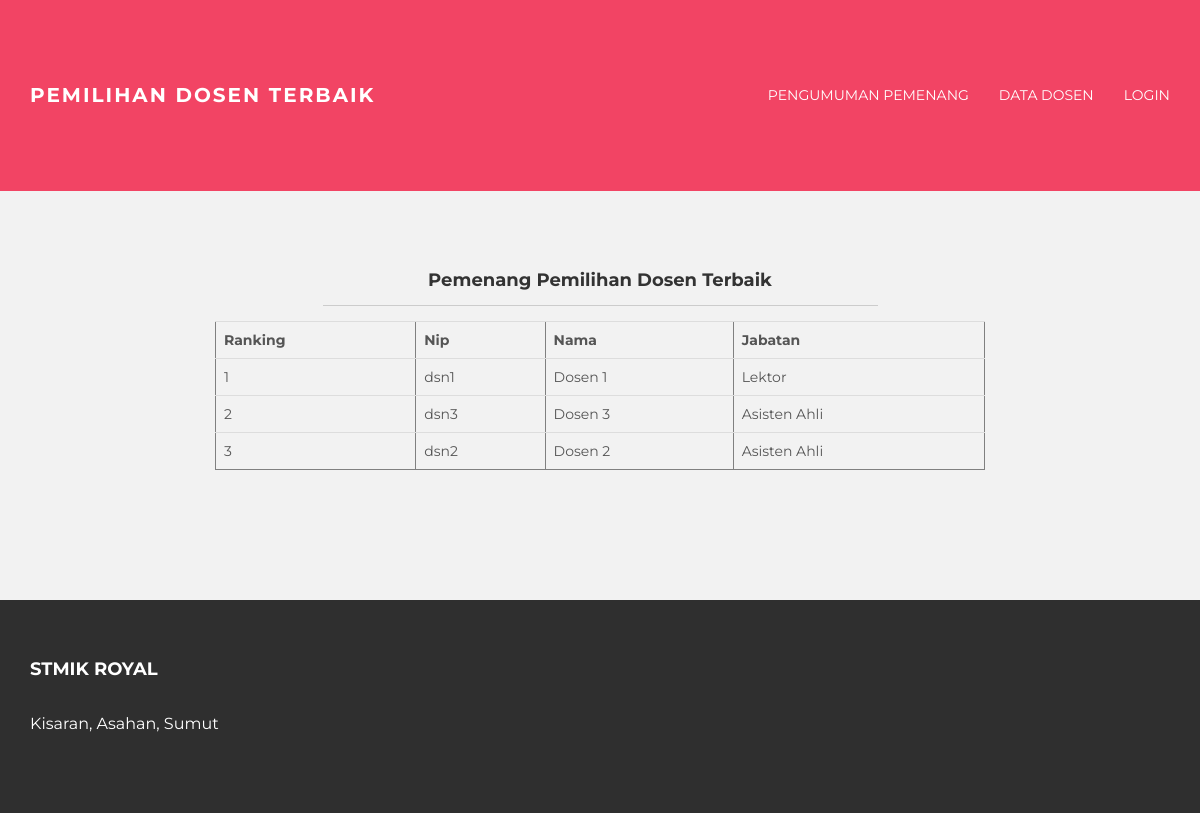
Screenshot of /?ap=pengumuman with the database file from the repository.
### tables this page shows
CREATE TABLE IF NOT EXISTS `dosen_peserta` (
  `id_dosen` int(11) NOT NULL AUTO_INCREMENT,
  `nip` varchar(10) NOT NULL,
  `nama` varchar(30) NOT NULL,
  `alamat` varchar(100) NOT NULL,
  `pendidikan` varchar(20) NOT NULL,
  `jabatan` varchar(20) NOT NULL,
  `c1` double NOT NULL DEFAULT 1,
  `c2` double NOT NULL DEFAULT 1,
  `c3` double NOT NULL DEFAULT 1,
  `c4` double NOT NULL DEFAULT 1,
  `c5` double NOT NULL DEFAULT 1,
  `c6` double NOT NULL DEFAULT 1,
  `c7` double NOT NULL DEFAULT 1,
  `c8` double NOT NULL DEFAULT 1,
  `c9` double NOT NULL DEFAULT 1,
  `c10` double NOT NULL DEFAULT 1,
  `vektor_s` double NOT NULL DEFAULT 0,
  `vektor_v` double NOT NULL DEFAULT 0,
  PRIMARY KEY (`id_dosen`)
);

### konten/pemenang.php (the view)
<div id="ww">
    <div class="container">
        <div class="row">
            <div class="col-lg-6 col-lg-offset-3 centered">
                <h4>Pemenang Pemilihan Dosen Terbaik</h4>
                <hr>
            </div>
            <div class="row mt">
                <div class="col-lg-8 col-lg-offset-2">
                    <table class="table" border='1'>
                        <tr>
                            <th>Ranking</th>
                            <th>Nip </th>
                            <th>Nama </th>
                            <th>Jabatan </th>
                        </tr>
                        <?php
                            include "koneksi.php";
                            $koneksi = mysqli_connect($host, $user, $pass, $db);
                            $sql = mysqli_query($koneksi, "SELECT * FROM dosen_peserta ORDER BY vektor_v DESC LIMIT 3");
                            $i = 1;
                            while ($row = mysqli_fetch_array($sql)){
                                echo "<tr>
                                        <td> $i </td>
                                        <td> $row[nip] </td>
                                        <td> $row[nama] </td>
                                        <td> $row[jabatan]</td>
                                        </tr>";
                                $i++;
                            }
                        ?>
                    </table>
                </div>
            </div>
        </div>
    </div>
</div>

### assets/css/main.css (style rules this page uses)
body { background-color: #ffffff; font-family: 'Montserrat', sans-serif; font-weight: 400; font-size: 14px; color: #555; -webkit-font-smoothing: antialiased; -webkit-overflow-scrolling: touch; }
h1, h2, h3, h4, h5, h6 { font-family: 'Montserrat', sans-serif; font-weight: 700; color: #333; }
.centered { text-align: center; }
hr { display: block; height: 1px; border: 0; border-top: 1px solid #ccc; margin: 1em 0; padding: 0; }
.mt { margin-top: 40px; margin-bottom: 40px; }
#ww { padding-top: 70px; padding-bottom: 70px; background-color: #f2f2f2; }

### rows the page displays
dosen_peserta: nip "dsn1", nama "Dosen 1", jabatan "Lektor"
dosen_peserta: nip "dsn3", nama "Dosen 3", jabatan "Asisten Ahli"
dosen_peserta: nip "dsn2", nama "Dosen 2", jabatan "Asisten Ahli"
